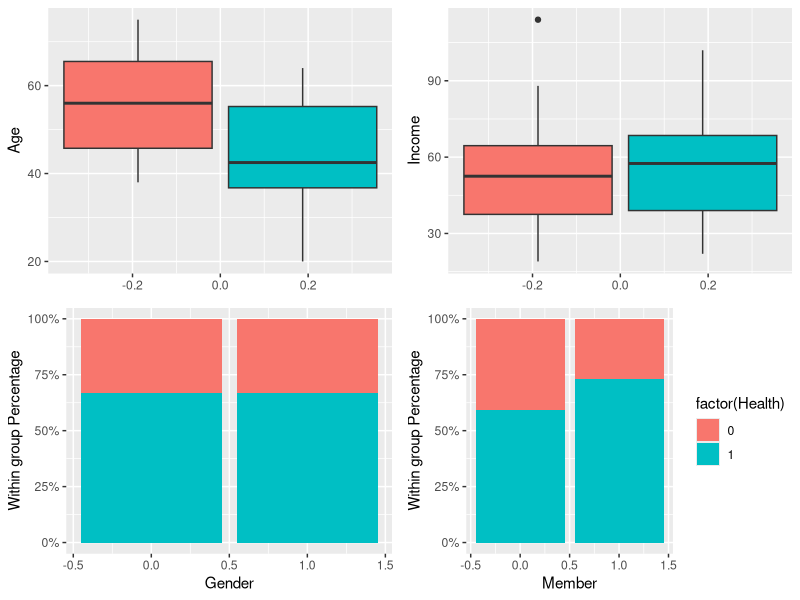
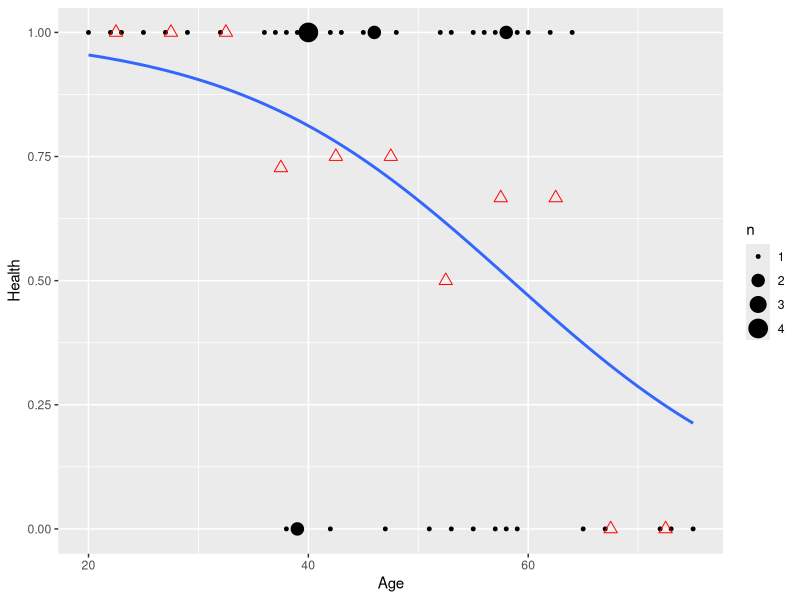

Source code (R) for these figures, in order:
library(arm)
library(ggplot2)
library(gridExtra)
library(car)
library(dplyr)

gym.df <- read.table("src/Health.txt", header = TRUE, stringsAsFactors = TRUE)
head(gym.df, 5)
summary(gym.df)

#prejudice boxplot
p1 <- ggplot(gym.df,aes(x = Age, fill = factor(Health))) + geom_boxplot()+ coord_flip() +theme(legend.position = "none")
p2 <- ggplot(gym.df,aes(x = Income, fill = factor(Health))) + geom_boxplot()+ coord_flip()+theme(legend.position = "none")
p3 <- ggplot(gym.df,aes(x = Gender, fill = factor(Health))) +  geom_bar(position = "fill") +  scale_y_continuous(name = "Within group Percentage", labels = scales::percent)+theme(legend.position = "none")
p4 <- ggplot(gym.df,aes(x = Member, fill = factor(Health))) +  geom_bar(position = "fill") +  scale_y_continuous(name = "Within group Percentage", labels = scales::percent)
grid.arrange(p1,p2,p3,p4, nrow=2)

#regression
glm.1 <- glm(Health ~ Member, gym.df, family=binomial(link="logit"))
invlogit(coef(glm.1)[1]) 
summary(glm.1)


#prediction table
pred.glm.1<-as.numeric((glm.1$fitted.values>0.5))
glm.dat.1<-data.frame(predicted=pred.glm.1, observed=gym.df$Health)
table(glm.dat.1)

glm.2 <- glm(Health ~. , gym.df, family=binomial(link="logit"))
summary(glm.2)
new.dat<-data.frame(Gender=c(1,1),Income=rep(mean(gym.df$Income),2),Member=c(1,1),Age=c(20,25))
new.dat
invlogit(predict(glm.2,newdata = new.dat))

#plot
health.breaks<-mutate(gym.df, bin=cut(Age,breaks = seq(20, 75, by=5)))
prop <- prop.table(with(health.breaks, table(Health,bin)),2)[2,]
midbin<- seq(22.5, 72.5, by=5)                      
health.bin<-data.frame(midbin,prop)                
health.bin                      

p5<- ggplot(health.breaks,aes(x=Age,y=Health)) + geom_count()
p5<- p5 + geom_smooth(method = "glm", method.args = list(family = "binomial"),se = FALSE)                  
p5 <- p5 +  geom_point(data=health.bin, aes(x=midbin,y=prop),shape=2,color="red", size=3)
p5
